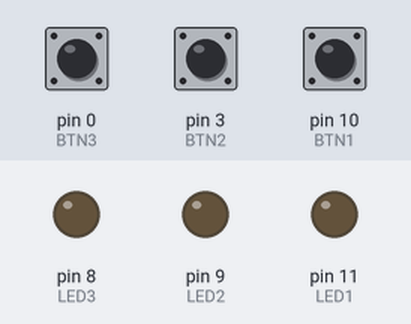
The sketch below on a simulated Arduino Uno, built with avr-gcc and run on an emulated ATmega328P. Parts: output pins drawn as LEDs (lit = HIGH). Inputs (shaded band) come from the test bench; at power-on: pin 3 (BTN2) HIGH, pin 0 (BTN3) HIGH, pin 10 (BTN1) HIGH. Random numbers use the default seed unless the sketch sets one.

Above: at 4.7 s.
4.8 s: pin 3 (BTN2) pulled LOW for 0.15 s
At 5.0 s:
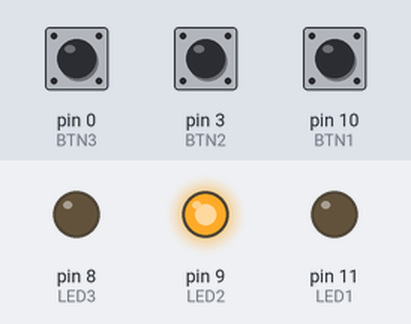
At 8.4 s:
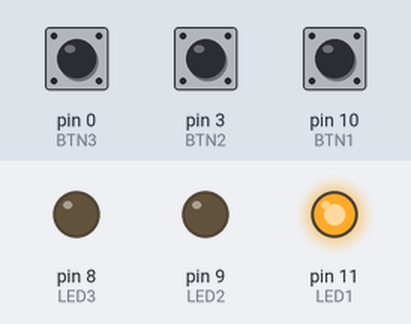
Timing chart, 0 to 12.5 s (numbered marks = the images above; inputs shaded):
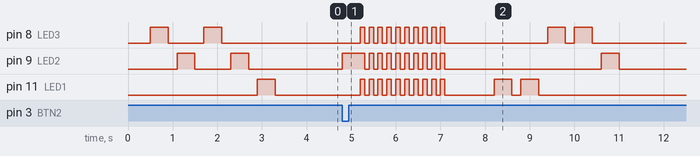

The sketch:

lesson-25_LED_Flashing_Memory_Game.ino
```cpp
// ================== Pin Definitions ==================
#define LED1 11
#define LED2 9
#define LED3 8

#define BTN1 10
#define BTN2 3
#define BTN3 0

// ================== Game Settings ==================
int levelLength = 5;        // Sequence length (difficulty)
int flashDelay = 400;       // LED flash speed (ms)

// ================== Variables ==================
int ledSequence[10];
int userIndex = 0;

// ================== Setup ==================
void setup() {
  pinMode(LED1, OUTPUT);
  pinMode(LED2, OUTPUT);
  pinMode(LED3, OUTPUT);

  pinMode(BTN1, INPUT_PULLUP);
  pinMode(BTN2, INPUT_PULLUP);
  pinMode(BTN3, INPUT_PULLUP);

  randomSeed(analogRead(A0));
  startGame();
}

// ================== Main Loop ==================
void loop() {
  int button = readButton();

  if (button != 0) {
    flashSingleLED(button);

    if (button == ledSequence[userIndex]) {
      userIndex++;

      // All correct
      if (userIndex >= levelLength) {
        successLED();
        delay(500);
        startGame();
      }
    } else {
      failLED();
      delay(500);
      startGame();
    }
  }
}

// ================== Game Functions ==================

void startGame() {
  userIndex = 0;
  generateSequence();
  showSequence();
}

// Generate random LED order
void generateSequence() {
  for (int i = 0; i < levelLength; i++) {
    ledSequence[i] = random(1, 4); // 1~3
  }
}

// Show LED flashing sequence
void showSequence() {
  delay(500);
  for (int i = 0; i < levelLength; i++) {
    flashSingleLED(ledSequence[i]);
    delay(200);
  }
}

// Read button input
int readButton() {
  if (digitalRead(BTN1) == LOW) return 1;
  if (digitalRead(BTN2) == LOW) return 2;
  if (digitalRead(BTN3) == LOW) return 3;
  return 0;
}

// Flash a single LED
void flashSingleLED(int num) {
  int ledPin = (num == 1) ? LED1 : (num == 2) ? LED2 : LED3;
  digitalWrite(ledPin, HIGH);
  delay(flashDelay);
  digitalWrite(ledPin, LOW);
}

// ================== Success Effect ==================
void successLED() {
  digitalWrite(LED1, HIGH);
  digitalWrite(LED2, HIGH);
  digitalWrite(LED3, HIGH);
  delay(1000);   // All LEDs ON for 1 second
  allLEDOff();
}

// ================== Fail Effect (5Hz for 2 seconds) ==================
void failLED() {
  for (int i = 0; i < 10; i++) {   // 2 seconds / 200ms = 10 times
    allLEDOn();
    delay(100);
    allLEDOff();
    delay(100);
  }
}

// Utility functions
void allLEDOn() {
  digitalWrite(LED1, HIGH);
  digitalWrite(LED2, HIGH);
  digitalWrite(LED3, HIGH);
}

void allLEDOff() {
  digitalWrite(LED1, LOW);
  digitalWrite(LED2, LOW);
  digitalWrite(LED3, LOW);
}
```

Measured:
- after the input at 4.8 s, pin 8 (LED3): goes 9 × (HIGH 0.10 s, LOW 0.10 s), HIGH 0.10 s, LOW 2.3 s, HIGH 0.40 s, LOW 0.20 s, HIGH 0.40 s, then LOW, starting after 0.40 s; pin 9 (LED2): goes HIGH 0.50 s, 9 × (LOW 0.10 s, HIGH 0.10 s), LOW 3.5 s, HIGH 0.40 s, then LOW, starting at once
